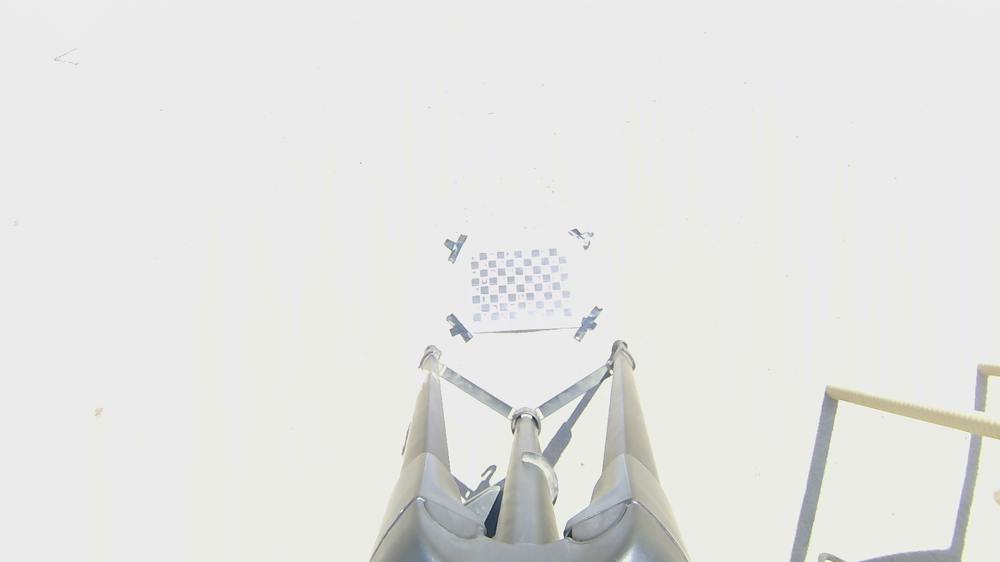
#> input picture right_h70_p60_high_res.png, 1000 x 562 px, shrunk from 1920 x 1080 before the run
$ python aruco_detection.py
#> lines starting #> are read from the running program, lines starting #| are printed output that depends on the picture
import cv2
import numpy as np

img  = cv2.imread("right_h70_p60_high_res.png")
#> img is the input picture: shape (562, 1000, 3); mean B, G, R 227.8, 229.9, 229.4
gray = cv2.cvtColor(img, cv2.COLOR_BGR2GRAY)

# Enhance contrast to compensate for overexposure
clahe    = cv2.createCLAHE(clipLimit=3.0, tileGridSize=(8,8))
enhanced = clahe.apply(gray)
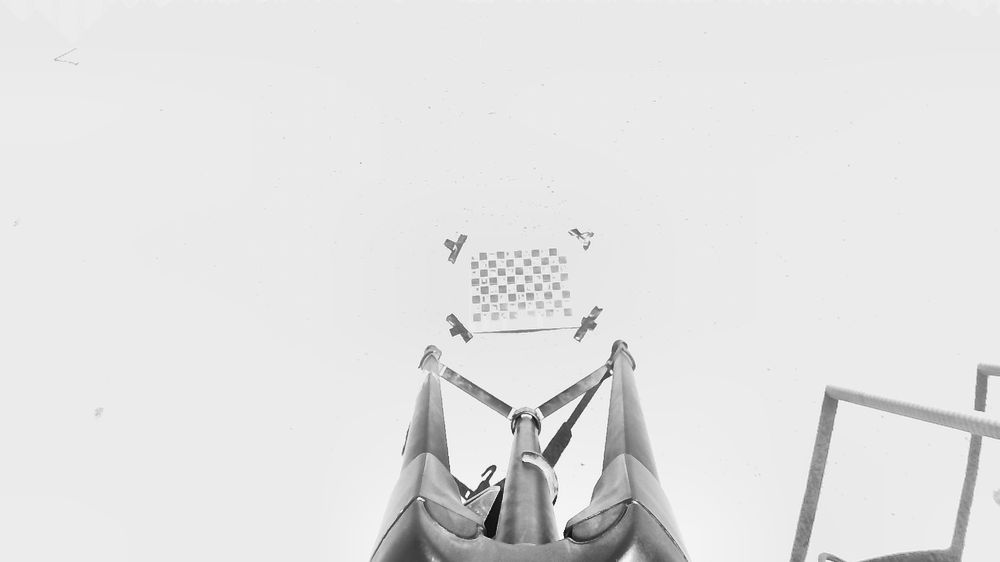
#> enhanced: shape (562, 1000); min 12, max 253, mean 226.9

dictionary = cv2.aruco.getPredefinedDictionary(cv2.aruco.DICT_4X4_50)
params     = cv2.aruco.DetectorParameters()
detector   = cv2.aruco.ArucoDetector(dictionary, params)

# Try on both original and enhanced
for name, img_to_check in [("original", gray), ("enhanced", enhanced)]:
    corners, ids, rejected = detector.detectMarkers(img_to_check)
    n = 0 if ids is None else len(ids)
    print(f"{name}: {n} markers detected, {len(rejected)} rejected")
    if n > 0:
        vis = cv2.cvtColor(img_to_check, cv2.COLOR_GRAY2BGR)
        cv2.aruco.drawDetectedMarkers(vis, corners, ids)
        cv2.imwrite(f"detected_{name}.png", vis)
        print(f"  Saved detected_{name}.png")
#> this loop made 2 passes
#> (name, n) on pass 1: ('original', 0)
#> (name, rejected, n) on pass 2: ('enhanced', ([[432, 382], [438, 408], [433, 451], [427, 445]],), 0)
#| original: 0 markers detected, 2 rejected
#| enhanced: 0 markers detected, 1 rejected
